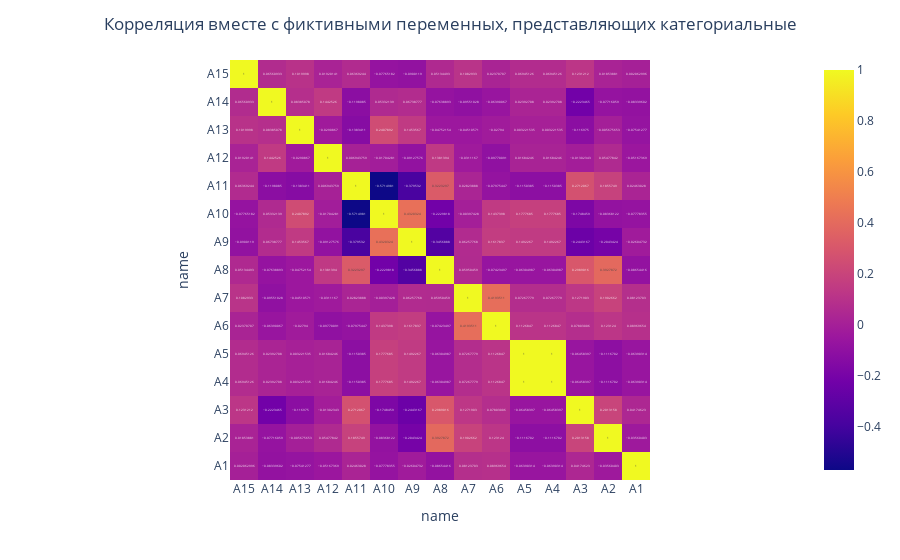

Here is the notebook cell this chart was saved with:
### Markdown cell above
Проведём небольшой EDA с фиктивными переменными. Для начала, исследуем корреляцию:

### Code cell
fig_cor = px.imshow(df.corr(), text_auto=True)
fig_cor.update_layout(
     title={
        "text": "Корреляция вместе c фиктивными переменных, представляющих категориальные",
        "x": 0.5
    },

)
fig_cor.show()

### Figure 1 — Plotly figure (JSON) as saved in the notebook; plotly's stock layout.template omitted (floating-point values rounded to 4 significant figures; data arrays with more than 128 entries replaced by an {"elided": "..."} marker saying what was removed)
{"data": [{"coloraxis": "coloraxis", "hovertemplate": "name: %{x}<br>name: %{y}<br>color: %{z}<extra></extra>", "name": "0", "texttemplate": "%{z}", "type": "heatmap", "x": ["A15", "A14", "A13", "A12", "A11", "A10", "A9", "A8", "A7", "A6", "A5", "A4", "A3", "A2", "A1"], "xaxis": "x", "y": ["A15", "A14", "A13", "A12", "A11", "A10", "A9", "A8", "A7", "A6", "A5", "A4", "A3", "A2", "A1"], "yaxis": "y", "z": {"elided": "15x15 float values"}}], "layout": {"coloraxis": {"colorscale": [[0, "#0d0887"], [0.1111, "#46039f"], [0.2222, "#7201a8"], [0.3333, "#9c179e"], [0.4444, "#bd3786"], [0.5556, "#d8576b"], [0.6667, "#ed7953"], [0.7778, "#fb9f3a"], [0.8889, "#fdca26"], [1, "#f0f921"]]}, "margin": {"t": 60}, "title": {"text": "Корреляция вместе c фиктивными переменных, представляющих категориальные", "x": 0.5}, "xaxis": {"anchor": "y", "constrain": "domain", "domain": [0, 1], "scaleanchor": "y", "title": {"text": "name"}}, "yaxis": {"anchor": "x", "autorange": "reversed", "constrain": "domain", "domain": [0, 1], "title": {"text": "name"}}}}
